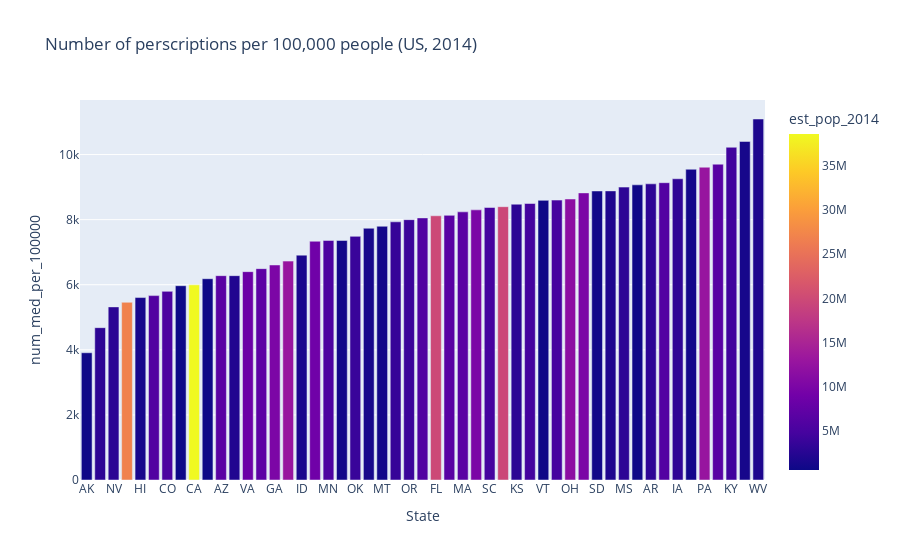

Write notebook code for a chart like this one.
### Code cell
fig = px.bar(tot_meds_est_pop_df.sort_values('num_med_per_100000'), x='state', y='num_med_per_100000', 
                     labels={'total_num_medications':'Number of perscriptions', 'state': 'State'}, 
                     title='Number of perscriptions per 100,000 people (US, 2014)',
                     color = 'est_pop_2014'
                     ) #hover_data=['lifeExp', 'gdpPercap']
fig.show()

### Figure 1 — Plotly figure (JSON) as saved in the notebook; plotly's stock layout.template omitted (floating-point values rounded to 4 significant figures)
{"data": [{"alignmentgroup": "True", "hovertemplate": "State=%{x}<br>num_med_per_100000=%{y}<br>est_pop_2014=%{marker.color}<extra></extra>", "legendgroup": "", "marker": {"color": [736283, 2936879, 2817628, 26964333, 1414538, 5957283, 5350101, 582531, 38596972, 662328, 6730413, 2089568, 8310993, 7054655, 10067278, 12884493, 1631112, 8864525, 5451079, 932487, 3878187, 1333341, 1021869, 3594524, 3963244, 5751525, 19845911, 6593644, 6762596, 9929848, 4823617, 19651049, 2900475, 4644013, 625214, 4841799, 11602700, 9932887, 849129, 1879321, 2990468, 737401, 2967392, 6056202, 3109350, 1055936, 12788313, 6541223, 4414349, 1330513, 1849489], "coloraxis": "coloraxis", "pattern": {"shape": ""}}, "name": "", "offsetgroup": "", "orientation": "v", "showlegend": false, "textposition": "auto", "type": "bar", "x": ["AK", "UT", "NV", "TX", "HI", "MD", "CO", "WY", "CA", "DC", "AZ", "NM", "VA", "WA", "GA", "IL", "ID", "NJ", "MN", "DE", "OK", "NH", "MT", "CT", "OR", "WI", "FL", "IN", "MA", "MI", "SC", "NY", "KS", "LA", "VT", "AL", "OH", "NC", "SD", "NE", "MS", "ND", "AR", "MO", "IA", "RI", "PA", "TN", "KY", "ME", "WV"], "xaxis": "x", "y": [3910.0, 4681.0, 5319.0, 5460.0, 5606.0, 5666.0, 5796.0, 5970.0, 5997.0, 6185.0, 6279.0, 6279.0, 6402.0, 6494.0, 6607.0, 6726.0, 6909.0, 7336.0, 7361.0, 7361.0, 7487.0, 7736.0, 7796.0, 7933.0, 8000.0, 8054.0, 8119.0, 8132.0, 8240.0, 8301.0, 8373.0, 8399.0, 8475.0, 8496.0, 8593.0, 8601.0, 8635.0, 8823.0, 8881.0, 8883.0, 9000.0, 9069.0, 9100.0, 9136.0, 9256.0, 9548.0, 9611.0, 9704.0, 10220.0, 10400.0, 11090.0], "yaxis": "y"}], "layout": {"barmode": "relative", "coloraxis": {"colorbar": {"title": {"text": "est_pop_2014"}}, "colorscale": [[0, "#0d0887"], [0.1111, "#46039f"], [0.2222, "#7201a8"], [0.3333, "#9c179e"], [0.4444, "#bd3786"], [0.5556, "#d8576b"], [0.6667, "#ed7953"], [0.7778, "#fb9f3a"], [0.8889, "#fdca26"], [1, "#f0f921"]]}, "legend": {"tracegroupgap": 0}, "title": {"text": "Number of perscriptions per 100,000 people (US, 2014)"}, "xaxis": {"anchor": "y", "domain": [0, 1], "title": {"text": "State"}}, "yaxis": {"anchor": "x", "domain": [0, 1], "title": {"text": "num_med_per_100000"}}}}
